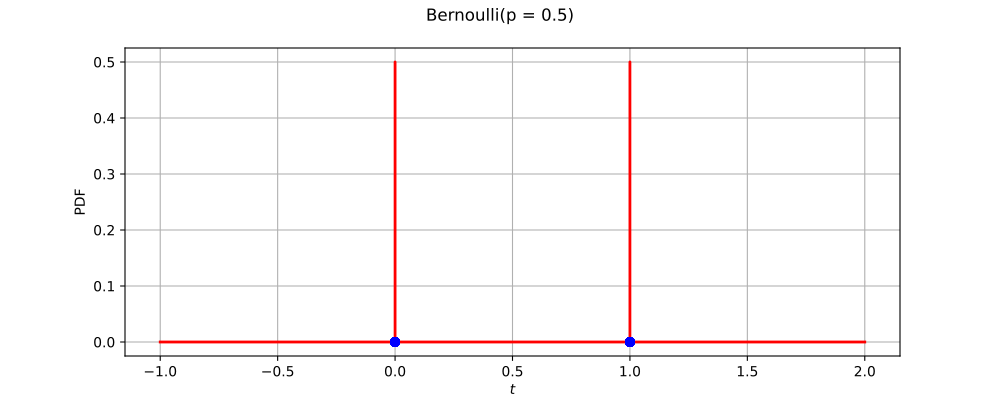

This chart was generated by the following Python code:
import openturns as ot
from matplotlib import pyplot as plt
from openturns.viewer import View
ot.RandomGenerator.SetSeed(0)
factory = ot.BernoulliFactory()
ref = factory.build()
dimension = ref.getDimension()
if dimension <= 2:
    if dimension == 1:
        sample = ref.getSample(50)
        distribution = factory.build(sample)
        distribution.setDescription(['$t$'])
        pdf_graph = distribution.drawPDF(256)
        cloud = ot.Cloud(sample, ot.Sample(sample.getSize(), 1))
        cloud.setColor('blue')
        cloud.setPointStyle('fcircle')
        pdf_graph.add(cloud)
        pdf_graph.setTitle(str(distribution))
        fig = plt.figure(figsize=(10, 4))
        pdf_axis = fig.add_subplot(111)
        View(pdf_graph, figure=fig, axes=[pdf_axis], add_legend=False)
    else:
        sample = ref.getSample(500)
        distribution = factory.build(sample)
        distribution.setDescription(['$t_0$', '$t_1$'])
        pdf_graph = distribution.drawPDF([256]*2)
        cloud = ot.Cloud(sample)
        cloud.setColor('red')
        cloud.setPointStyle('fcircle')
        pdf_graph.add(cloud)
        pdf_graph.setTitle(str(distribution))
        fig = plt.figure(figsize=(10, 4))
        pdf_axis = fig.add_subplot(111)
        View(pdf_graph, figure=fig, axes=[pdf_axis], add_legend=False, square_axes=True)
